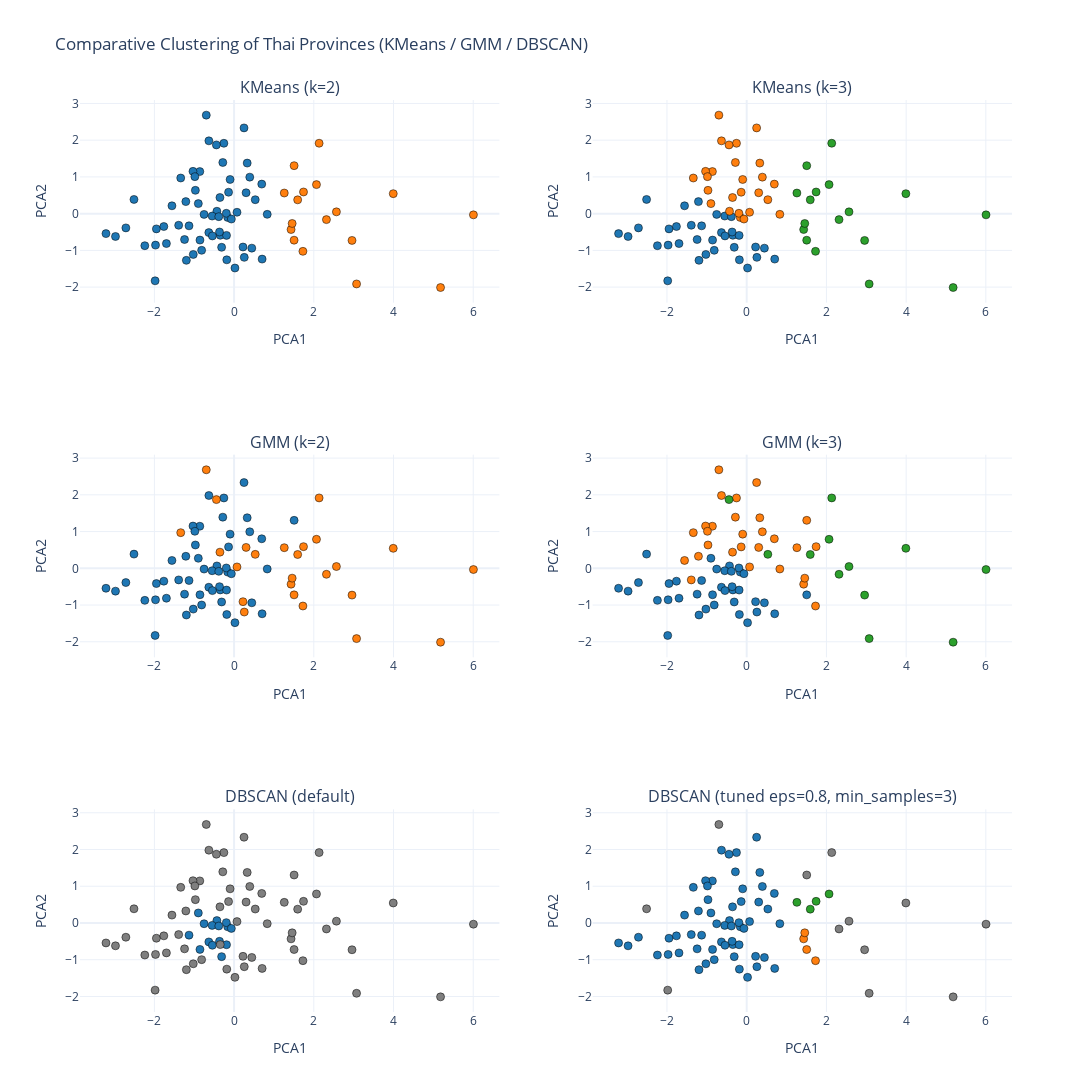

The notebook cell saved with this chart:
### Code cell
for (name, cluster), pos in zip(models.items(), positions):
    df["cluster"] = cluster
    df["cluster_label"] = df["cluster"].astype(str)
    df["cluster_label"] = df["cluster_label"].replace("-1", "Outlier")

    for cl in sorted(df["cluster_label"].unique(), key=lambda x: str(x)):
        subset = df[df["cluster_label"] == cl]
        fig.add_trace(
            go.Scatter(
                x=subset["pca1"], y=subset["pca2"],
                mode="markers",
                name=f"{name} - {cl}",
                marker=dict(
                    size=8,
                    color=color_map.get(str(cl), "#d3d3d3"),  # 👈 fixed color
                    line=dict(width=0.5, color="black")
                ),
                hovertemplate=(
                    "<b>%{customdata[0]}</b><br>"
                    "staff_total: %{customdata[1]}<br>"
                    "elderly: %{customdata[2]}<br>"
                    "equipment_total: %{customdata[3]}<br>"
                    "hospital_gold: %{customdata[4]}<br>"
                    "opd: %{customdata[5]}<br>"
                    "ipd: %{customdata[6]}<br>"
                    "cluster: %{customdata[7]}"
                ),
                customdata=np.stack([
                    subset["จังหวัด"],
                    subset["staff_total"],
                    subset["elderly"],
                    subset["equipment_total"],
                    subset["hospital_gold"],
                    subset["opd"],
                    subset["ipd"],
                    subset["cluster_label"]
                ], axis=-1)
            ),
            row=pos[0], col=pos[1]
        )


# --- Layout ---
fig.update_layout(
    width=1300, height=1500,
    title="Comparative Clustering of Thai Provinces (KMeans / GMM / DBSCAN)",
    template="plotly_white",
    showlegend=False
)
fig.update_xaxes(title="PCA1")
fig.update_yaxes(title="PCA2")

fig.show()
# pio.write_html(fig, file="cluster_comparison.html", auto_open=False)

### Figure 1 — Plotly figure (JSON) as saved in the notebook; plotly's stock layout.template omitted (floating-point values rounded to 4 significant figures; data arrays with more than 128 entries replaced by an {"elided": "..."} marker saying what was removed)
{"data": [{"customdata": {"elided": "60x8 mixed values"}, "hovertemplate": "<b>%{customdata[0]}</b><br>staff_total: %{customdata[1]}<br>elderly: %{customdata[2]}<br>equipment_total: %{customdata[3]}<br>hospital_gold: %{customdata[4]}<br>opd: %{customdata[5]}<br>ipd: %{customdata[6]}<br>cluster: %{customdata[7]}", "marker": {"color": "#1f77b4", "line": {"color": "black", "width": 0.5}, "size": 8}, "mode": "markers", "name": "KMeans (k=2) - 0", "type": "scatter", "x": [-1.024, -0.8603, -3.214, 0.4443, -0.4316, -1.339, -1.211, -0.6338, 0.2232, -0.9714, -0.8144, 0.6937, -1.131, 0.2552, -0.1606, -0.7529, -1.949, -0.5508, 0.02139, -0.1836, -1.243, 0.3009, -1.39, 0.249, 0.3934, -1.763, -0.3473, -1.559, -2.512, -0.2564, -1.032, -2.24, -1.971, -0.9844, -1.698, 0.8313, 0.7029, -0.6977, -0.8565, -0.8976, -0.4439, -0.1003, 0.3288, -0.1386, 0.07274, -1.982, -0.3551, -0.1897, -0.313, -2.715, -1.197, -0.3658, -0.5449, -2.976, 0.5306, -0.2833, -0.195, -0.6325, -0.3843, -0.06877], "xaxis": "x", "y": [-1.111, 1.145, -0.5434, -0.9389, 0.06501, 0.9702, 0.3273, -0.5154, -0.9081, 0.635, -0.9979, 0.8043, -0.3318, -1.19, -0.1029, -0.02054, -0.415, -0.06575, -1.48, -1.257, -0.7038, 0.5691, -0.3158, 2.334, 0.9939, -0.3505, -0.5886, 0.214, 0.3865, 1.915, 1.151, -0.8727, -0.8568, 1.008, -0.8144, -0.01865, -1.237, 2.682, -0.7198, 0.273, 1.871, 0.93, 1.376, 0.5829, 0.03794, -1.828, 0.4396, -0.592, -0.9161, -0.3877, -1.271, -0.4995, -0.6066, -0.6213, 0.3798, 1.392, 0.009343, 1.982, -0.08178, -0.1474], "yaxis": "y"}, {"customdata": {"elided": "17x8 mixed values"}, "hovertemplate": "<b>%{customdata[0]}</b><br>staff_total: %{customdata[1]}<br>elderly: %{customdata[2]}<br>equipment_total: %{customdata[3]}<br>hospital_gold: %{customdata[4]}<br>opd: %{customdata[5]}<br>ipd: %{customdata[6]}<br>cluster: %{customdata[7]}", "marker": {"color": "#ff7f0e", "line": {"color": "black", "width": 0.5}, "size": 8}, "mode": "markers", "name": "KMeans (k=2) - 1", "type": "scatter", "x": [5.18, 1.506, 1.43, 3.993, 2.959, 2.317, 1.505, 1.259, 1.595, 6.005, 2.133, 1.727, 1.741, 1.457, 3.073, 2.067, 2.567], "xaxis": "x", "y": [-2.011, 1.306, -0.4322, 0.544, -0.729, -0.1625, -0.7225, 0.5613, 0.3762, -0.03286, 1.916, -1.026, 0.5897, -0.2677, -1.914, 0.7901, 0.049], "yaxis": "y"}, {"customdata": {"elided": "34x8 mixed values"}, "hovertemplate": "<b>%{customdata[0]}</b><br>staff_total: %{customdata[1]}<br>elderly: %{customdata[2]}<br>equipment_total: %{customdata[3]}<br>hospital_gold: %{customdata[4]}<br>opd: %{customdata[5]}<br>ipd: %{customdata[6]}<br>cluster: %{customdata[7]}", "marker": {"color": "#1f77b4", "line": {"color": "black", "width": 0.5}, "size": 8}, "mode": "markers", "name": "KMeans (k=3) - 0", "type": "scatter", "x": [-1.024, -3.214, 0.4443, -1.211, -0.6338, 0.2232, -0.8144, -1.131, 0.2552, -0.7529, -1.949, -0.5508, 0.02139, -0.1836, -1.243, -1.39, -1.763, -0.3473, -1.559, -2.512, -2.24, -1.971, -1.698, 0.7029, -0.8565, -1.982, -0.1897, -0.313, -2.715, -1.197, -0.3658, -0.5449, -2.976, -0.3843], "xaxis": "x2", "y": [-1.111, -0.5434, -0.9389, 0.3273, -0.5154, -0.9081, -0.9979, -0.3318, -1.19, -0.02054, -0.415, -0.06575, -1.48, -1.257, -0.7038, -0.3158, -0.3505, -0.5886, 0.214, 0.3865, -0.8727, -0.8568, -0.8144, -1.237, -0.7198, -1.828, -0.592, -0.9161, -0.3877, -1.271, -0.4995, -0.6066, -0.6213, -0.08178], "yaxis": "y2"}, {"customdata": {"elided": "26x8 mixed values"}, "hovertemplate": "<b>%{customdata[0]}</b><br>staff_total: %{customdata[1]}<br>elderly: %{customdata[2]}<br>equipment_total: %{customdata[3]}<br>hospital_gold: %{customdata[4]}<br>opd: %{customdata[5]}<br>ipd: %{customdata[6]}<br>cluster: %{customdata[7]}", "marker": {"color": "#ff7f0e", "line": {"color": "black", "width": 0.5}, "size": 8}, "mode": "markers", "name": "KMeans (k=3) - 1", "type": "scatter", "x": [-0.8603, -0.4316, -1.339, -0.9714, 0.6937, -0.1606, 0.3009, 0.249, 0.3934, -0.2564, -1.032, -0.9844, 0.8313, -0.6977, -0.8976, -0.4439, -0.1003, 0.3288, -0.1386, 0.07274, -0.3551, 0.5306, -0.2833, -0.195, -0.6325, -0.06877], "xaxis": "x2", "y": [1.145, 0.06501, 0.9702, 0.635, 0.8043, -0.1029, 0.5691, 2.334, 0.9939, 1.915, 1.151, 1.008, -0.01865, 2.682, 0.273, 1.871, 0.93, 1.376, 0.5829, 0.03794, 0.4396, 0.3798, 1.392, 0.009343, 1.982, -0.1474], "yaxis": "y2"}, {"customdata": {"elided": "17x8 mixed values"}, "hovertemplate": "<b>%{customdata[0]}</b><br>staff_total: %{customdata[1]}<br>elderly: %{customdata[2]}<br>equipment_total: %{customdata[3]}<br>hospital_gold: %{customdata[4]}<br>opd: %{customdata[5]}<br>ipd: %{customdata[6]}<br>cluster: %{customdata[7]}", "marker": {"color": "#2ca02c", "line": {"color": "black", "width": 0.5}, "size": 8}, "mode": "markers", "name": "KMeans (k=3) - 2", "type": "scatter", "x": [5.18, 1.506, 1.43, 3.993, 2.959, 2.317, 1.505, 1.259, 1.595, 6.005, 2.133, 1.727, 1.741, 1.457, 3.073, 2.067, 2.567], "xaxis": "x2", "y": [-2.011, 1.306, -0.4322, 0.544, -0.729, -0.1625, -0.7225, 0.5613, 0.3762, -0.03286, 1.916, -1.026, 0.5897, -0.2677, -1.914, 0.7901, 0.049], "yaxis": "y2"}, {"customdata": {"elided": "52x8 mixed values"}, "hovertemplate": "<b>%{customdata[0]}</b><br>staff_total: %{customdata[1]}<br>elderly: %{customdata[2]}<br>equipment_total: %{customdata[3]}<br>hospital_gold: %{customdata[4]}<br>opd: %{customdata[5]}<br>ipd: %{customdata[6]}<br>cluster: %{customdata[7]}", "marker": {"color": "#1f77b4", "line": {"color": "black", "width": 0.5}, "size": 8}, "mode": "markers", "name": "GMM (k=2) - 0", "type": "scatter", "x": [1.506, -1.024, -0.8603, -3.214, 0.4443, -0.4316, -1.211, -0.6338, -0.9714, -0.8144, 0.6937, -1.131, -0.1606, -0.7529, -1.949, -0.5508, 0.02139, -0.1836, -1.243, -1.39, 0.249, 0.3934, -1.763, -0.3473, -1.559, -2.512, -0.2564, -1.032, -2.24, -1.971, -0.9844, -1.698, 0.8313, 0.7029, -0.8565, -0.8976, -0.1003, 0.3288, -0.1386, -1.982, -0.1897, -0.313, -2.715, -1.197, -0.3658, -0.5449, -2.976, -0.2833, -0.195, -0.6325, -0.3843, -0.06877], "xaxis": "x3", "y": [1.306, -1.111, 1.145, -0.5434, -0.9389, 0.06501, 0.3273, -0.5154, 0.635, -0.9979, 0.8043, -0.3318, -0.1029, -0.02054, -0.415, -0.06575, -1.48, -1.257, -0.7038, -0.3158, 2.334, 0.9939, -0.3505, -0.5886, 0.214, 0.3865, 1.915, 1.151, -0.8727, -0.8568, 1.008, -0.8144, -0.01865, -1.237, -0.7198, 0.273, 0.93, 1.376, 0.5829, -1.828, -0.592, -0.9161, -0.3877, -1.271, -0.4995, -0.6066, -0.6213, 1.392, 0.009343, 1.982, -0.08178, -0.1474], "yaxis": "y3"}, {"customdata": {"elided": "25x8 mixed values"}, "hovertemplate": "<b>%{customdata[0]}</b><br>staff_total: %{customdata[1]}<br>elderly: %{customdata[2]}<br>equipment_total: %{customdata[3]}<br>hospital_gold: %{customdata[4]}<br>opd: %{customdata[5]}<br>ipd: %{customdata[6]}<br>cluster: %{customdata[7]}", "marker": {"color": "#ff7f0e", "line": {"color": "black", "width": 0.5}, "size": 8}, "mode": "markers", "name": "GMM (k=2) - 1", "type": "scatter", "x": [5.18, 1.43, 3.993, 2.959, -1.339, 2.317, 1.505, 1.259, 1.595, 6.005, 0.2232, 0.2552, 0.3009, 2.133, 1.727, 1.741, -0.6977, -0.4439, 1.457, 0.07274, -0.3551, 3.073, 2.067, 2.567, 0.5306], "xaxis": "x3", "y": [-2.011, -0.4322, 0.544, -0.729, 0.9702, -0.1625, -0.7225, 0.5613, 0.3762, -0.03286, -0.9081, -1.19, 0.5691, 1.916, -1.026, 0.5897, 2.682, 1.871, -0.2677, 0.03794, 0.4396, -1.914, 0.7901, 0.049, 0.3798], "yaxis": "y3"}, {"customdata": {"elided": "37x8 mixed values"}, "hovertemplate": "<b>%{customdata[0]}</b><br>staff_total: %{customdata[1]}<br>elderly: %{customdata[2]}<br>equipment_total: %{customdata[3]}<br>hospital_gold: %{customdata[4]}<br>opd: %{customdata[5]}<br>ipd: %{customdata[6]}<br>cluster: %{customdata[7]}", "marker": {"color": "#1f77b4", "line": {"color": "black", "width": 0.5}, "size": 8}, "mode": "markers", "name": "GMM (k=3) - 0", "type": "scatter", "x": [-1.024, -3.214, 0.4443, -0.4316, 1.505, -0.6338, 0.2232, -0.8144, -1.131, 0.2552, -0.1606, -0.7529, -1.949, -0.5508, 0.02139, -0.1836, -1.243, -1.763, -0.3473, -2.512, -2.24, -1.971, -1.698, 0.7029, -0.8565, -0.8976, -1.982, -0.1897, -0.313, -2.715, -1.197, -0.3658, -0.5449, -2.976, -0.195, -0.3843, -0.06877], "xaxis": "x4", "y": [-1.111, -0.5434, -0.9389, 0.06501, -0.7225, -0.5154, -0.9081, -0.9979, -0.3318, -1.19, -0.1029, -0.02054, -0.415, -0.06575, -1.48, -1.257, -0.7038, -0.3505, -0.5886, 0.3865, -0.8727, -0.8568, -0.8144, -1.237, -0.7198, 0.273, -1.828, -0.592, -0.9161, -0.3877, -1.271, -0.4995, -0.6066, -0.6213, 0.009343, -0.08178, -0.1474], "yaxis": "y4"}, {"customdata": {"elided": "28x8 mixed values"}, "hovertemplate": "<b>%{customdata[0]}</b><br>staff_total: %{customdata[1]}<br>elderly: %{customdata[2]}<br>equipment_total: %{customdata[3]}<br>hospital_gold: %{customdata[4]}<br>opd: %{customdata[5]}<br>ipd: %{customdata[6]}<br>cluster: %{customdata[7]}", "marker": {"color": "#ff7f0e", "line": {"color": "black", "width": 0.5}, "size": 8}, "mode": "markers", "name": "GMM (k=3) - 1", "type": "scatter", "x": [1.506, -0.8603, 1.43, -1.339, -1.211, 1.259, -0.9714, 0.6937, 0.3009, -1.39, 0.249, 0.3934, -1.559, -0.2564, 1.727, -1.032, 1.741, -0.9844, 0.8313, -0.6977, -0.1003, 0.3288, -0.1386, 1.457, 0.07274, -0.3551, -0.2833, -0.6325], "xaxis": "x4", "y": [1.306, 1.145, -0.4322, 0.9702, 0.3273, 0.5613, 0.635, 0.8043, 0.5691, -0.3158, 2.334, 0.9939, 0.214, 1.915, -1.026, 1.151, 0.5897, 1.008, -0.01865, 2.682, 0.93, 1.376, 0.5829, -0.2677, 0.03794, 0.4396, 1.392, 1.982], "yaxis": "y4"}, {"customdata": [["กรุงเทพมหานคร", 73850, 1456740, 35961, 1946, 188100.0, 19380.0, "2"], ["จันทบุรี", 3415, 87509, 1874, 241, 8049.0, 1205.0, "2"], ["ชลบุรี", 11436, 317126, 6531, 629, 27580.0, 3707.0, "2"], ["ชุมพร", 2324, 80183, 1430, 183, 4753.0, 1050.0, "2"], ["ตราด", 1242, 43483, 753, 111, 2088.0, 461.7, "2"], ["นครนายก", 1963, 40935, 1037, 103, 3328.0, 666.8, "2"], ["พังงา", 1366, 40081, 726, 138, 2520.0, 397.2, "2"], ["ลำพูน", 2084, 97707, 1298, 323, 6021.0, 706.8, "2"], ["สมุทรสาคร", 4150, 139891, 2754, 186, 13300.0, 2117.0, "2"], ["สิงห์บุรี", 1233, 39487, 740, 111, 2666.0, 415.6, "2"], ["สุราษฎร์ธานี", 6207, 188304, 3483, 453, 11720.0, 2313.0, "2"], ["อ่างทอง", 1310, 52696, 818, 132, 2547.0, 467.7, "2"]], "hovertemplate": "<b>%{customdata[0]}</b><br>staff_total: %{customdata[1]}<br>elderly: %{customdata[2]}<br>equipment_total: %{customdata[3]}<br>hospital_gold: %{customdata[4]}<br>opd: %{customdata[5]}<br>ipd: %{customdata[6]}<br>cluster: %{customdata[7]}", "marker": {"color": "#2ca02c", "line": {"color": "black", "width": 0.5}, "size": 8}, "mode": "markers", "name": "GMM (k=3) - 2", "type": "scatter", "x": [5.18, 3.993, 2.959, 2.317, 1.595, 6.005, 2.133, -0.4439, 3.073, 2.067, 2.567, 0.5306], "xaxis": "x4", "y": [-2.011, 0.544, -0.729, -0.1625, 0.3762, -0.03286, 1.916, 1.871, -1.914, 0.7901, 0.049, 0.3798], "yaxis": "y4"}, {"customdata": [["ชัยนาท", 1429, 62252, 753, 141, 2986.0, 504.6, "0"], ["ตาก", 2734, 137476, 1670, 266, 5460.0, 1164.0, "0"], ["นครสวรรค์", 4705, 235671, 2537, 473, 10760.0, 1736.0, "0"], ["นราธิวาส", 2954, 130370, 1637, 285, 3889.0, 1173.0, "0"], ["น่าน", 2494, 115400, 1316, 254, 3463.0, 897.6, "0"], ["บุรีรัมย์", 5530, 273882, 3337, 601, 11490.0, 2333.0, "0"], ["ลพบุรี", 3068, 165292, 2090, 300, 7642.0, 1286.0, "0"], ["ลำปาง", 3990, 181332, 1907, 427, 8402.0, 1374.0, "0"], ["สระแก้ว", 2150, 105368, 1388, 202, 4211.0, 986.7, "0"], ["สระบุรี", 3508, 163118, 2146, 281, 8520.0, 1412.0, "0"], ["สุรินทร์", 4628, 238398, 3081, 468, 10500.0, 2178.0, "0"], ["หนองคาย", 2016, 105058, 1359, 199, 3220.0, 898.1, "0"], ["อุดรธานี", 6330, 288957, 3727, 651, 13310.0, 2557.0, "0"], ["อุทัยธานี", 1493, 71108, 905, 156, 3660.0, 608.2, "0"], ["อุบลราชธานี", 8657, 401029, 5081, 870, 16350.0, 3863.0, "0"]], "hovertemplate": "<b>%{customdata[0]}</b><br>staff_total: %{customdata[1]}<br>elderly: %{customdata[2]}<br>equipment_total: %{customdata[3]}<br>hospital_gold: %{customdata[4]}<br>opd: %{customdata[5]}<br>ipd: %{customdata[6]}<br>cluster: %{customdata[7]}", "marker": {"color": "#1f77b4", "line": {"color": "black", "width": 0.5}, "size": 8}, "mode": "markers", "name": "DBSCAN (default) - 0", "type": "scatter", "x": [-0.4316, -0.6338, -1.131, -0.1606, -0.7529, -0.5508, -0.8565, -0.8976, -0.1897, -0.313, -0.3658, -0.5449, -0.195, -0.3843, -0.06877], "xaxis": "x5", "y": [0.06501, -0.5154, -0.3318, -0.1029, -0.02054, -0.06575, -0.7198, 0.273, -0.592, -0.9161, -0.4995, -0.6066, 0.009343, -0.08178, -0.1474], "yaxis": "y5"}, {"customdata": {"elided": "62x8 mixed values"}, "hovertemplate": "<b>%{customdata[0]}</b><br>staff_total: %{customdata[1]}<br>elderly: %{customdata[2]}<br>equipment_total: %{customdata[3]}<br>hospital_gold: %{customdata[4]}<br>opd: %{customdata[5]}<br>ipd: %{customdata[6]}<br>cluster: %{customdata[7]}", "marker": {"color": "#7f7f7f", "line": {"color": "black", "width": 0.5}, "size": 8}, "mode": "markers", "name": "DBSCAN (default) - Outlier", "type": "scatter", "x": [5.18, 1.506, -1.024, -0.8603, -3.214, 1.43, 3.993, 0.4443, 2.959, -1.339, 2.317, -1.211, 1.505, 1.259, 1.595, 6.005, 0.2232, -0.9714, -0.8144, 0.6937, 0.2552, -1.949, 0.02139, -0.1836, -1.243, 0.3009, -1.39, 0.249, 2.133, 0.3934, -1.763, -0.3473, -1.559, -2.512, -0.2564, 1.727, -1.032, -2.24, -1.971, 1.741, -0.9844, -1.698, 0.8313, 0.7029, -0.6977, -0.4439, -0.1003, 0.3288, -0.1386, 1.457, 0.07274, -1.982, -0.3551, 3.073, 2.067, -2.715, -1.197, 2.567, -2.976, 0.5306, -0.2833, -0.6325], "xaxis": "x5", "y": [-2.011, 1.306, -1.111, 1.145, -0.5434, -0.4322, 0.544, -0.9389, -0.729, 0.9702, -0.1625, 0.3273, -0.7225, 0.5613, 0.3762, -0.03286, -0.9081, 0.635, -0.9979, 0.8043, -1.19, -0.415, -1.48, -1.257, -0.7038, 0.5691, -0.3158, 2.334, 1.916, 0.9939, -0.3505, -0.5886, 0.214, 0.3865, 1.915, -1.026, 1.151, -0.8727, -0.8568, 0.5897, 1.008, -0.8144, -0.01865, -1.237, 2.682, 1.871, 0.93, 1.376, 0.5829, -0.2677, 0.03794, -1.828, 0.4396, -1.914, 0.7901, -0.3877, -1.271, 0.049, -0.6213, 0.3798, 1.392, 1.982], "yaxis": "y5"}, {"customdata": {"elided": "57x8 mixed values"}, "hovertemplate": "<b>%{customdata[0]}</b><br>staff_total: %{customdata[1]}<br>elderly: %{customdata[2]}<br>equipment_total: %{customdata[3]}<br>hospital_gold: %{customdata[4]}<br>opd: %{customdata[5]}<br>ipd: %{customdata[6]}<br>cluster: %{customdata[7]}", "marker": {"color": "#1f77b4", "line": {"color": "black", "width": 0.5}, "size": 8}, "mode": "markers", "name": "DBSCAN (tuned eps=0.8, min_samples=3) - 0", "type": "scatter", "x": [-1.024, -0.8603, -3.214, 0.4443, -0.4316, -1.339, -1.211, -0.6338, 0.2232, -0.9714, -0.8144, 0.6937, -1.131, 0.2552, -0.1606, -0.7529, -1.949, -0.5508, 0.02139, -0.1836, -1.243, 0.3009, -1.39, 0.249, 0.3934, -1.763, -0.3473, -1.559, -0.2564, -1.032, -2.24, -1.971, -0.9844, -1.698, 0.8313, 0.7029, -0.8565, -0.8976, -0.4439, -0.1003, 0.3288, -0.1386, 0.07274, -0.3551, -0.1897, -0.313, -2.715, -1.197, -0.3658, -0.5449, -2.976, 0.5306, -0.2833, -0.195, -0.6325, -0.3843, -0.06877], "xaxis": "x6", "y": [-1.111, 1.145, -0.5434, -0.9389, 0.06501, 0.9702, 0.3273, -0.5154, -0.9081, 0.635, -0.9979, 0.8043, -0.3318, -1.19, -0.1029, -0.02054, -0.415, -0.06575, -1.48, -1.257, -0.7038, 0.5691, -0.3158, 2.334, 0.9939, -0.3505, -0.5886, 0.214, 1.915, 1.151, -0.8727, -0.8568, 1.008, -0.8144, -0.01865, -1.237, -0.7198, 0.273, 1.871, 0.93, 1.376, 0.5829, 0.03794, 0.4396, -0.592, -0.9161, -0.3877, -1.271, -0.4995, -0.6066, -0.6213, 0.3798, 1.392, 0.009343, 1.982, -0.08178, -0.1474], "yaxis": "y6"}, {"customdata": [["ขอนแก่น", 11888, 395680, 6064, 818, 19430.0, 4374.0, "1"], ["เชียงใหม่", 12952, 451761, 7785, 868, 25820.0, 4809.0, "1"], ["ภูเก็ต", 3203, 100895, 1663, 176, 6509.0, 1119.0, "1"], ["สงขลา", 8704, 290261, 4499, 628, 16800.0, 3196.0, "1"]], "hovertemplate": "<b>%{customdata[0]}</b><br>staff_total: %{customdata[1]}<br>elderly: %{customdata[2]}<br>equipment_total: %{customdata[3]}<br>hospital_gold: %{customdata[4]}<br>opd: %{customdata[5]}<br>ipd: %{customdata[6]}<br>cluster: %{customdata[7]}", "marker": {"color": "#ff7f0e", "line": {"color": "black", "width": 0.5}, "size": 8}, "mode": "markers", "name": "DBSCAN (tuned eps=0.8, min_samples=3) - 1", "type": "scatter", "x": [1.43, 1.505, 1.727, 1.457], "xaxis": "x6", "y": [-0.4322, -0.7225, -1.026, -0.2677], "yaxis": "y6"}, {"customdata": [["ตรัง", 3181, 108775, 1692, 286, 6354.0, 1108.0, "2"], ["ตราด", 1242, 43483, 753, 111, 2088.0, 461.7, "2"], ["ยะลา", 2712, 85031, 1292, 226, 5200.0, 970.8, "2"], ["สิงห์บุรี", 1233, 39487, 740, 111, 2666.0, 415.6, "2"]], "hovertemplate": "<b>%{customdata[0]}</b><br>staff_total: %{customdata[1]}<br>elderly: %{customdata[2]}<br>equipment_total: %{customdata[3]}<br>hospital_gold: %{customdata[4]}<br>opd: %{customdata[5]}<br>ipd: %{customdata[6]}<br>cluster: %{customdata[7]}", "marker": {"color": "#2ca02c", "line": {"color": "black", "width": 0.5}, "size": 8}, "mode": "markers", "name": "DBSCAN (tuned eps=0.8, min_samples=3) - 2", "type": "scatter", "x": [1.259, 1.595, 1.741, 2.067], "xaxis": "x6", "y": [0.5613, 0.3762, 0.5897, 0.7901], "yaxis": "y6"}, {"customdata": [["กรุงเทพมหานคร", 73850, 1456740, 35961, 1946, 188100.0, 19380.0, "Outlier"], ["กระบี่", 2013, 72843, 1185, 224, 3506.0, 797.8, "Outlier"], ["จันทบุรี", 3415, 87509, 1874, 241, 8049.0, 1205.0, "Outlier"], ["ชลบุรี", 11436, 317126, 6531, 629, 27580.0, 3707.0, "Outlier"], ["ชุมพร", 2324, 80183, 1430, 183, 4753.0, 1050.0, "Outlier"], ["นครนายก", 1963, 40935, 1037, 103, 3328.0, 666.8, "Outlier"], ["พังงา", 1366, 40081, 726, 138, 2520.0, 397.2, "Outlier"], ["เพชรบูรณ์", 3143, 235811, 1822, 555, 5045.0, 1397.0, "Outlier"], ["ร้อยเอ็ด", 4767, 240691, 2827, 903, 10240.0, 1801.0, "Outlier"], ["สมุทรปราการ", 5720, 386458, 4189, 437, 20290.0, 2390.0, "Outlier"], ["สมุทรสาคร", 4150, 139891, 2754, 186, 13300.0, 2117.0, "Outlier"], ["สุราษฎร์ธานี", 6207, 188304, 3483, 453, 11720.0, 2313.0, "Outlier"]], "hovertemplate": "<b>%{customdata[0]}</b><br>staff_total: %{customdata[1]}<br>elderly: %{customdata[2]}<br>equipment_total: %{customdata[3]}<br>hospital_gold: %{customdata[4]}<br>opd: %{customdata[5]}<br>ipd: %{customdata[6]}<br>cluster: %{customdata[7]}", "marker": {"color": "#7f7f7f", "line": {"color": "black", "width": 0.5}, "size": 8}, "mode": "markers", "name": "DBSCAN (tuned eps=0.8, min_samples=3) - Outlier", "type": "scatter", "x": [5.18, 1.506, 3.993, 2.959, 2.317, 6.005, 2.133, -2.512, -0.6977, -1.982, 3.073, 2.567], "xaxis": "x6", "y": [-2.011, 1.306, 0.544, -0.729, -0.1625, -0.03286, 1.916, 0.3865, 2.682, -1.828, -1.914, 0.049], "yaxis": "y6"}], "layout": {"annotations": [{"font": {"size": 16}, "showarrow": false, "text": "KMeans (k=2)", "x": 0.225, "xanchor": "center", "xref": "paper", "y": 1, "yanchor": "bottom", "yref": "paper"}, {"font": {"size": 16}, "showarrow": false, "text": "KMeans (k=3)", "x": 0.775, "xanchor": "center", "xref": "paper", "y": 1, "yanchor": "bottom", "yref": "paper"}, {"font": {"size": 16}, "showarrow": false, "text": "GMM (k=2)", "x": 0.225, "xanchor": "center", "xref": "paper", "y": 0.6111, "yanchor": "bottom", "yref": "paper"}, {"font": {"size": 16}, "showarrow": false, "text": "GMM (k=3)", "x": 0.775, "xanchor": "center", "xref": "paper", "y": 0.6111, "yanchor": "bottom", "yref": "paper"}, {"font": {"size": 16}, "showarrow": false, "text": "DBSCAN (default)", "x": 0.225, "xanchor": "center", "xref": "paper", "y": 0.2222, "yanchor": "bottom", "yref": "paper"}, {"font": {"size": 16}, "showarrow": false, "text": "DBSCAN (tuned eps=0.8, min_samples=3)", "x": 0.775, "xanchor": "center", "xref": "paper", "y": 0.2222, "yanchor": "bottom", "yref": "paper"}], "height": 1500, "showlegend": false, "title": {"text": "Comparative Clustering of Thai Provinces (KMeans / GMM / DBSCAN)"}, "width": 1300, "xaxis": {"anchor": "y", "domain": [0, 0.45], "title": {"text": "PCA1"}}, "xaxis2": {"anchor": "y2", "domain": [0.55, 1], "title": {"text": "PCA1"}}, "xaxis3": {"anchor": "y3", "domain": [0, 0.45], "title": {"text": "PCA1"}}, "xaxis4": {"anchor": "y4", "domain": [0.55, 1], "title": {"text": "PCA1"}}, "xaxis5": {"anchor": "y5", "domain": [0, 0.45], "title": {"text": "PCA1"}}, "xaxis6": {"anchor": "y6", "domain": [0.55, 1], "title": {"text": "PCA1"}}, "yaxis": {"anchor": "x", "domain": [0.7778, 1], "title": {"text": "PCA2"}}, "yaxis2": {"anchor": "x2", "domain": [0.7778, 1], "title": {"text": "PCA2"}}, "yaxis3": {"anchor": "x3", "domain": [0.3889, 0.6111], "title": {"text": "PCA2"}}, "yaxis4": {"anchor": "x4", "domain": [0.3889, 0.6111], "title": {"text": "PCA2"}}, "yaxis5": {"anchor": "x5", "domain": [0, 0.2222], "title": {"text": "PCA2"}}, "yaxis6": {"anchor": "x6", "domain": [0, 0.2222], "title": {"text": "PCA2"}}}}
